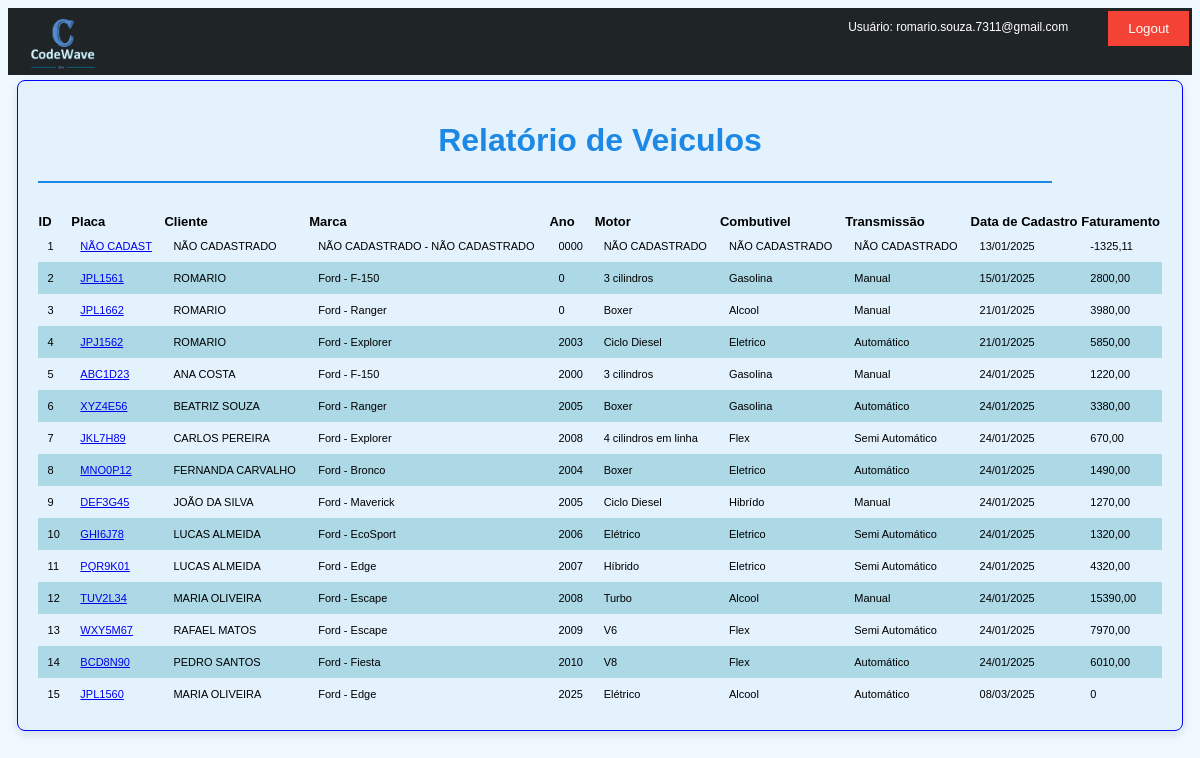
The page /rel_veiculo (signed in) on the database its author committed.
### loja/models.py (models this page shows, shortened)
class Veiculos(models.Model):
    cliente = models.ForeignKey(Cliente, null=True, blank=True, on_delete=models.SET_NULL)
    marca = models.ForeignKey(Marca, null=True, blank=True, on_delete=models.SET_NULL)
    ano = models.CharField(max_length=20)
    motor = models.ForeignKey(Motor, null=True, blank=True, on_delete=models.SET_NULL)
    combustivel = models.CharField(max_length=20, null=False, blank=False)
    transmissao = models.CharField(max_length=20, null=False, blank=False)
    placa = models.CharField(max_length=10, null=False, blank=False)
    data_cadastro = models.DateField(default=date.today)

class Cliente(models.Model):
    nome = models.CharField(max_length=30)
    cpf_cnpj = models.CharField(max_length=14, unique=True)
    endereco = models.CharField(max_length=100,null=True, blank=True)
    telefone = models.CharField(max_length=16)
    whatsapp = models.CharField(max_length=16)
    email = models.EmailField()
    obs = models.CharField(max_length=300, null=True, blank=True)
    data_cadastro = models.DateField(default=date.today)

class Marca(models.Model):
    nome = models.CharField(max_length=20)
    modelo = models.CharField(max_length=20, null=True, blank=True, default="")

class Motor(models.Model):
    nome = models.CharField(max_length=20, default="")

### loja/views.py (the view)
# urls.py: path('rel_veiculo', rel_veiculo, name='rel_veiculo'),
@login_required(login_url='/')
def rel_veiculo(request):
    nome_usuario = request.user.username
    veiculos = Veiculos.objects.all()
    faturamento = 0
    veiculo_info = []
    for veiculo in veiculos:
        contas = OS.objects.filter(veiculo=veiculo)
        faturamento = sum(conta.total for conta in contas)
        veiculo_info.append({
            'veiculo': veiculo,
            'faturamento':faturamento,
        })
    context = {'veiculo_info':veiculo_info,
                'nome_usuario': nome_usuario, }
    return render(request, 'rel_veiculo.html', context)

### loja/templates/rel_veiculo.html
{% extends 'base.html' %} {% load static %} {% block body %}
<div class="form_fornecedor form_fornecedor_relatorio">
    <h1>Relatório de Veiculos</h1>
    <hr style="width: 90%; background-color: black; margin: 0 0 30px 0;">
    <table>
        <thead>
          <tr>
            <th class="cabec_rel_prod">ID</th>
            <th class="cabec_rel_prod">Placa</th>
            <th class="cabec_rel_prod">Cliente</th>
            <th class="cabec_rel_prod">Marca</th>
            <th class="cabec_rel_prod">Ano</th>
            <th class="cabec_rel_prod">Motor</th>
            <th class="cabec_rel_prod">Combutivel</th>
            <th class="cabec_rel_prod">Transmissão</th>
            <th class="cabec_rel_prod">Data de Cadastro</th>
            <th class="cabec_rel_prod">Faturamento</th>
          </tr>
        </thead>
        <tbody>
          {% for item in veiculo_info %}
          <tr>
            <td class="font_rel_est">{{ item.veiculo.id }}</td>
            <td class="font_rel_est">
              <a href="{% url 'servicos_por_veiculo' item.veiculo.placa %}">{{ item.veiculo.placa }}</a>
            </td>
            <td class="font_rel_est">{{ item.veiculo.cliente.nome }}</td>
            <td class="font_rel_est">{{ item.veiculo.marca.nome }} - {{ item.veiculo.marca.modelo }}</td>
            <td class="font_rel_est">{{ item.veiculo.ano }}</td>
            <td class="font_rel_est">{{ item.veiculo.motor.nome }}</td>
            <td class="font_rel_est">{{ item.veiculo.combustivel }}</td>
            <td class="font_rel_est">{{ item.veiculo.transmissao }}</td>
            <td class="font_rel_est">{{ item.veiculo.data_cadastro|date:'d/m/Y' }}</td>
            <td class="font_rel_est">{{ item.faturamento }}</td>
          </tr>
          {% endfor %}
        </tbody>
      </table>
</div>
{% endblock %}

### loja/templates/base.html (shortened to what this page needs)
{% load static %}
<!DOCTYPE html>
<html lang="pt-br">
  <head>
    <link rel="stylesheet" type="text/css" href="{% static 'css/main.css' %}" />
  </head>
  <body>
    <div class="espaco_logo">
      <a class="imagem_logo" href="{% url 'menu' %}">
        <img src="{% static 'imagens/logo.jpeg' %}" alt="Logo" width="70px" />
      </a>
      <p class="nome_do_usuario">Usuário: {{ nome_usuario }}</p>
      <form method="POST" action="{% url 'logout' %}">
        <button class="btn-logout" type="submit">Logout</button>
      </form>
    </div>
    {% block body %} {% endblock %}
  </body>
</html>

### static/css/main.css (style rules this page uses)
.cabec_rel_prod { font-family: Arial, sans-serif; font-size: 13px; }
.font_rel_est { font-weight: normal; font-family: Arial, sans-serif; font-size: 11px; }
tbody td { font-weight: normal; font-family: Arial, sans-serif; font-size: 14px; }
table { width: 100%; border-collapse: collapse; }
th, td { text-align: left; }
tr:nth-child(even) { background-color: #add8e6; }
body { font-family: Arial, sans-serif; background-color: #f0f8ff; }
.form_fornecedor { width: 50%; margin: auto; border: 1px solid blue; background-color: #e3f2fd; border-radius: 8px; padding: 20px; box-shadow: 0px 4px 8px rgba(0, 0, 0, 0.1); }
h1 { text-align: center; color: #1e88e5; }
hr { border: 1px solid #1e88e5; }
td { padding: 10px; }
.espaco_logo { display: flex; background-color: rgba(1, 5, 8, 0.871); width: 100%; margin: 0 0 5px 0; }
.imagem_logo { margin: 0 0 0 20px; }
.nome_do_usuario { color: #ffffff; margin-left: auto; padding: 0 40px 0 0; font-size: 12px; }
.btn-logout { background-color: #f44336; color: white; border: none; padding: 10px 20px; cursor: pointer; margin: 3px 3px 0 0; }
.form_fornecedor_relatorio { width: 95%; }

### rows shown on the page
Veiculos: veiculo.id "1", veiculo.placa "NÃO CADAST", veiculo.cliente.nome "NÃO CADASTRADO", veiculo.marca.nome "NÃO CADASTRADO", veiculo.marca.modelo "NÃO CADASTRADO", veiculo.ano "0000", veiculo.motor.nome "NÃO CADASTRADO", veiculo.combustivel "NÃO CADASTRADO", veiculo.transmissao "NÃO CADASTRADO", veiculo.data_cadastro "13/01/2025", faturamento "-1325,11"
Veiculos: veiculo.id "2", veiculo.placa "JPL1561", veiculo.cliente.nome "ROMARIO", veiculo.marca.nome "Ford", veiculo.marca.modelo "F-150", veiculo.ano "0", veiculo.motor.nome "3 cilindros", veiculo.combustivel "Gasolina", veiculo.transmissao "Manual", veiculo.data_cadastro "15/01/2025", faturamento "2800,00"
Veiculos: veiculo.id "3", veiculo.placa "JPL1662", veiculo.cliente.nome "ROMARIO", veiculo.marca.nome "Ford", veiculo.marca.modelo "Ranger", veiculo.ano "0", veiculo.motor.nome "Boxer", veiculo.combustivel "Alcool", veiculo.transmissao "Manual", veiculo.data_cadastro "21/01/2025", faturamento "3980,00"
Veiculos: veiculo.id "4", veiculo.placa "JPJ1562", veiculo.cliente.nome "ROMARIO", veiculo.marca.nome "Ford", veiculo.marca.modelo "Explorer", veiculo.ano "2003", veiculo.motor.nome "Ciclo Diesel", veiculo.combustivel "Eletrico", veiculo.transmissao "Automático", veiculo.data_cadastro "21/01/2025", faturamento "5850,00"
Veiculos: veiculo.id "5", veiculo.placa "ABC1D23", veiculo.cliente.nome "ANA COSTA", veiculo.marca.nome "Ford", veiculo.marca.modelo "F-150", veiculo.ano "2000", veiculo.motor.nome "3 cilindros", veiculo.combustivel "Gasolina", veiculo.transmissao "Manual", veiculo.data_cadastro "24/01/2025", faturamento "1220,00"
Veiculos: veiculo.id "6", veiculo.placa "XYZ4E56", veiculo.cliente.nome "BEATRIZ SOUZA", veiculo.marca.nome "Ford", veiculo.marca.modelo "Ranger", veiculo.ano "2005", veiculo.motor.nome "Boxer", veiculo.combustivel "Gasolina", veiculo.transmissao "Automático", veiculo.data_cadastro "24/01/2025", faturamento "3380,00"
Veiculos: veiculo.id "7", veiculo.placa "JKL7H89", veiculo.cliente.nome "CARLOS PEREIRA", veiculo.marca.nome "Ford", veiculo.marca.modelo "Explorer", veiculo.ano "2008", veiculo.motor.nome "4 cilindros em linha", veiculo.combustivel "Flex", veiculo.transmissao "Semi Automático", veiculo.data_cadastro "24/01/2025", faturamento "670,00"
Veiculos: veiculo.id "8", veiculo.placa "MNO0P12", veiculo.cliente.nome "FERNANDA CARVALHO", veiculo.marca.nome "Ford", veiculo.marca.modelo "Bronco", veiculo.ano "2004", veiculo.motor.nome "Boxer", veiculo.combustivel "Eletrico", veiculo.transmissao "Automático", veiculo.data_cadastro "24/01/2025", faturamento "1490,00"
Veiculos: veiculo.id "9", veiculo.placa "DEF3G45", veiculo.cliente.nome "JOÃO DA SILVA", veiculo.marca.nome "Ford", veiculo.marca.modelo "Maverick", veiculo.ano "2005", veiculo.motor.nome "Ciclo Diesel", veiculo.combustivel "Hibrído", veiculo.transmissao "Manual", veiculo.data_cadastro "24/01/2025", faturamento "1270,00"
Veiculos: veiculo.id "10", veiculo.placa "GHI6J78", veiculo.cliente.nome "LUCAS ALMEIDA", veiculo.marca.nome "Ford", veiculo.marca.modelo "EcoSport", veiculo.ano "2006", veiculo.motor.nome "Elétrico", veiculo.combustivel "Eletrico", veiculo.transmissao "Semi Automático", veiculo.data_cadastro "24/01/2025", faturamento "1320,00"
Veiculos: veiculo.id "11", veiculo.placa "PQR9K01", veiculo.cliente.nome "LUCAS ALMEIDA", veiculo.marca.nome "Ford", veiculo.marca.modelo "Edge", veiculo.ano "2007", veiculo.motor.nome "Híbrido", veiculo.combustivel "Eletrico", veiculo.transmissao "Semi Automático", veiculo.data_cadastro "24/01/2025", faturamento "4320,00"
Veiculos: veiculo.id "12", veiculo.placa "TUV2L34", veiculo.cliente.nome "MARIA OLIVEIRA", veiculo.marca.nome "Ford", veiculo.marca.modelo "Escape", veiculo.ano "2008", veiculo.motor.nome "Turbo", veiculo.combustivel "Alcool", veiculo.transmissao "Manual", veiculo.data_cadastro "24/01/2025", faturamento "15390,00"
Veiculos: veiculo.id "13", veiculo.placa "WXY5M67", veiculo.cliente.nome "RAFAEL MATOS", veiculo.marca.nome "Ford", veiculo.marca.modelo "Escape", veiculo.ano "2009", veiculo.motor.nome "V6", veiculo.combustivel "Flex", veiculo.transmissao "Semi Automático", veiculo.data_cadastro "24/01/2025", faturamento "7970,00"
Veiculos: veiculo.id "14", veiculo.placa "BCD8N90", veiculo.cliente.nome "PEDRO SANTOS", veiculo.marca.nome "Ford", veiculo.marca.modelo "Fiesta", veiculo.ano "2010", veiculo.motor.nome "V8", veiculo.combustivel "Flex", veiculo.transmissao "Automático", veiculo.data_cadastro "24/01/2025", faturamento "6010,00"
Veiculos: veiculo.id "15", veiculo.placa "JPL1560", veiculo.cliente.nome "MARIA OLIVEIRA", veiculo.marca.nome "Ford", veiculo.marca.modelo "Edge", veiculo.ano "2025", veiculo.motor.nome "Elétrico", veiculo.combustivel "Alcool", veiculo.transmissao "Automático", veiculo.data_cadastro "08/03/2025", faturamento "0"

### other values the page prints
{{ nome_usuario }} "romario.souza.7311@gmail.com"
